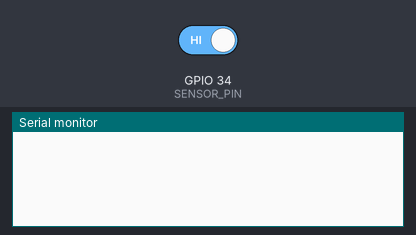
The sketch below on a simulated ESP32. On the bench: the last lines printed to the serial monitor. The inputs (shaded band) are chosen by the test bench; at power-on: GPIO 34 (SENSOR_PIN) HIGH.

Above: at 1.2 s.
1.3 s: GPIO 34 (SENSOR_PIN) driven LOW
At 2.5 s:
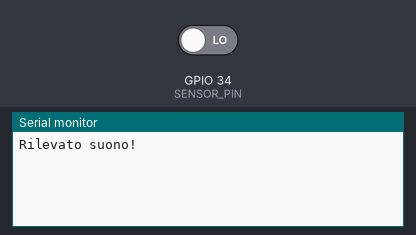
2.8 s: GPIO 34 (SENSOR_PIN) driven HIGH
At 3.6 s:
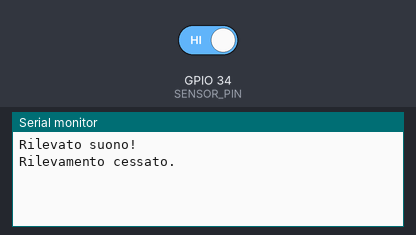

The sketch:

acoustic_sensor.ino
```cpp
#define SENSOR_PIN 34 // GPIO36 (ADC1_6)

int lastState = HIGH;  // ultimo stato del pin
int currentState;      // stato corrente del pin

void setup() {
  Serial.begin(115200);
  pinMode(SENSOR_PIN, INPUT); // inizializzo il pin
}

void loop() {
  // leggo lo stato del pin
  currentState = digitalRead(SENSOR_PIN);

  if (lastState == HIGH && currentState == LOW)
    Serial.println("Rilevato suono!");
  else if (lastState == LOW && currentState == HIGH)
    Serial.println("Rilevamento cessato.");

  lastState = currentState; // salvo l'ultimo stato
}
```

Measured:
- after the input at 1.3 s, the serial monitor: prints a new line at once (image 1)
- after the input at 2.8 s, the serial monitor: prints a new line at once (image 2)
